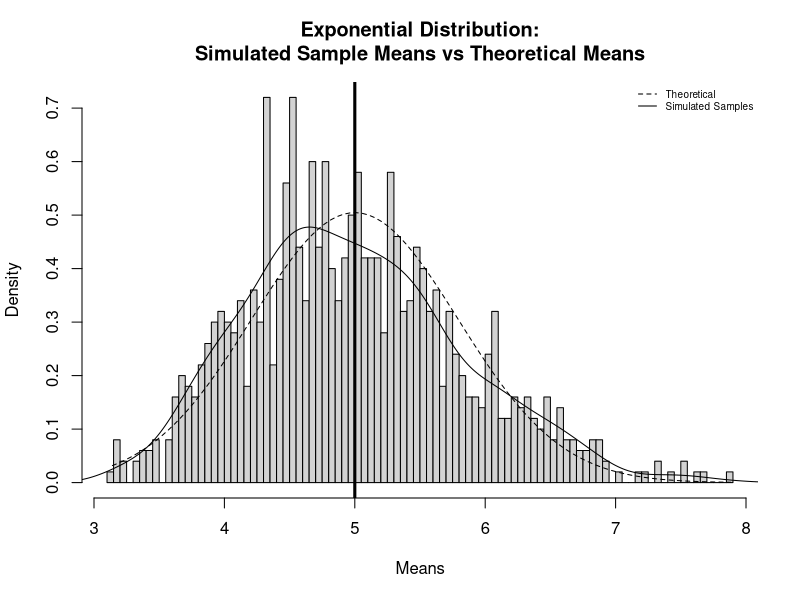
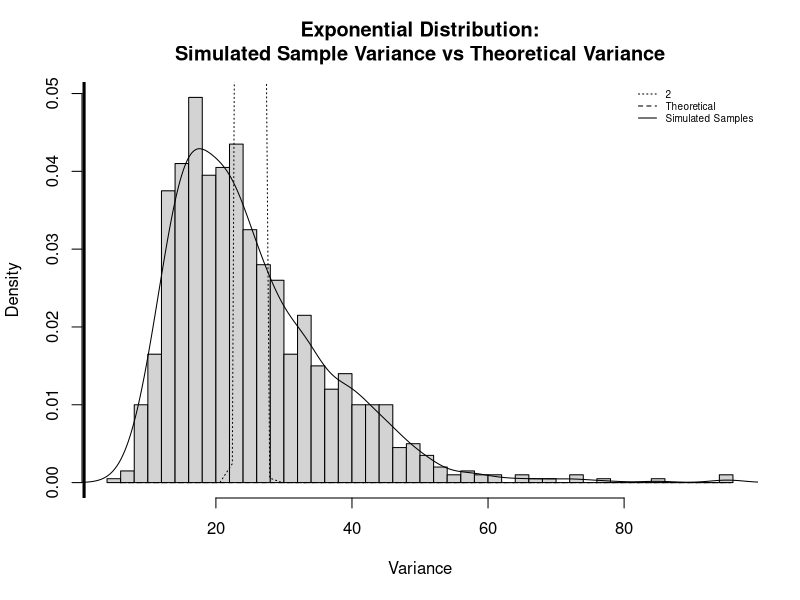
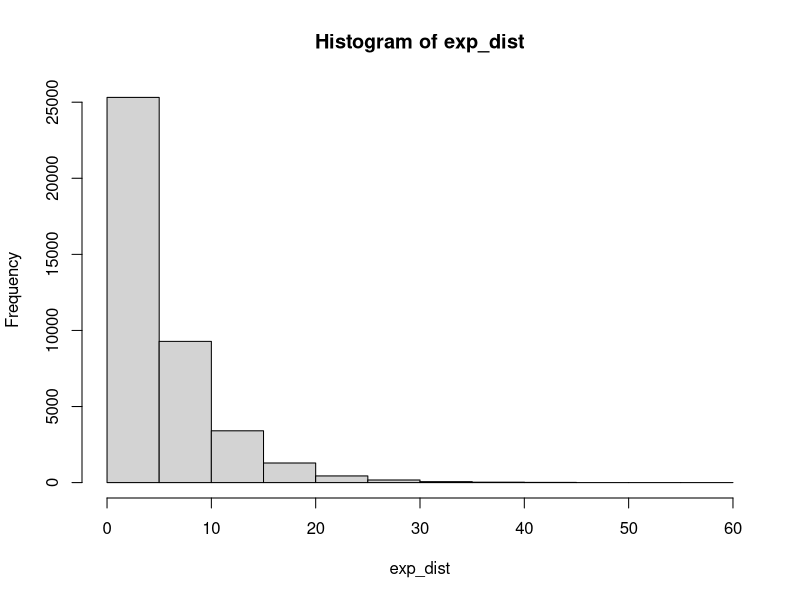
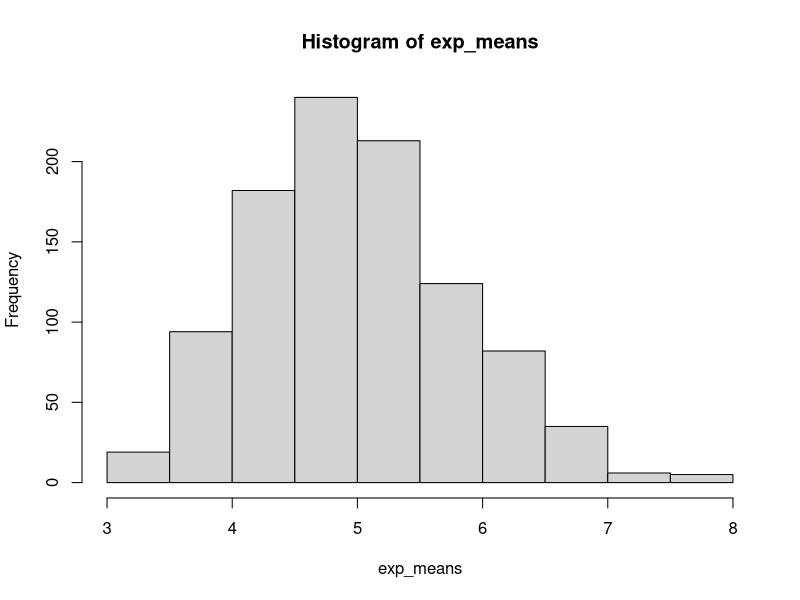

Generate these figures, in order, with R:
## ---- chunk 1
require(knitr)
opts_chunk$set(echo=TRUE, results="asis", warning=FALSE, message=FALSE)
## ---- chunk 2
lambda <- 0.2
n <- 40
num_sims <- 1000
## ---- chunk 3
set.seed(42) # Reproducibility!
## ---- chunk 4
exp_dist <- matrix(rexp(n * num_sims,lambda),num_sims)
## ---- chunk 5
exp_means <- apply(exp_dist, MARGIN=1,FUN=mean)
## ---- chunk 6
theory_mean <- 1/lambda
## ---- chunk 7
avg_sample_mean <- mean(exp_means)
## ---- chunk 8
theory_sd <- 1/lambda
numBreaks <- 100
# plot the averages as density probabilities
hist(exp_means
     ,probability=TRUE
     ,breaks = numBreaks
     ,xlab="Means"
     ,main="Exponential Distribution:\nSimulated Sample Means vs Theoretical Means"
     )

# add density plot of simulated sample means
lines(density(exp_means),lty=1)

# restructure theoretical mean to create a density plot on
# the same scale as the simulated sample means
xfit <- seq(min(exp_means), max(exp_means)
            , length=numBreaks
            )
yfit <- dnorm(xfit, mean=theory_mean, sd=(theory_sd/sqrt(n)))
lines(xfit, yfit
      , lty=2
      )

# add a vertical line at the theoretical mean
abline(v=theory_mean, lwd=3)

# add legend
legend('topright'
       , c("Theoretical","Simulated Samples")
       , lty=c(2,1)
       , cex=0.6
       , bty="n"
       )
## ---- chunk 9
theory_sd <- 1/lambda
theory_var <- theory_sd ^ 2

## ---- chunk 10
theory_sd_samp <- theory_sd / sqrt(n)
theory_var_samp <- theory_sd_samp ^ 2
## ---- chunk 11
avg_sample_var_means <- var(exp_means)
## ---- chunk 12

exp_var <- apply(exp_dist, MARGIN=1,FUN=var)

######################### VAR ###########
#theory_sd <- 1/lambda
numBreaks <- 50
# plot the averages as density probabilities
hist(exp_var
     ,probability=TRUE
     ,breaks = numBreaks
     ,xlab="Variance"
     ,main="Exponential Distribution:\nSimulated Sample Variance vs Theoretical Variance"
)

# add density plot of simulated sample variances
lines(density(exp_var),lty=1)

# restructure theoretical variance to create a density plot on
# the same scale as the simulated sample variance
xfit <- seq(min(exp_var), max(exp_var)
            , length=numBreaks
)
yfit <- dnorm(xfit, mean=theory_var_samp, sd=theory_sd_samp)
lines(xfit, yfit
      , lty=2
)

yfit <- dnorm(xfit, mean=theory_var, sd=(theory_sd/sqrt(n)))
lines(xfit, yfit
      , lty=3
)

# add a vertical line at the theoretical var
abline(v=theory_var_samp, lwd=3)

# add legend
legend('topright'
       , c("2","Theoretical","Simulated Samples")
       , lty=c(3,2,1)
       , cex=0.6
       , bty="n"
)
## ---- chunk 13
hist(exp_dist)

hist(exp_means)
